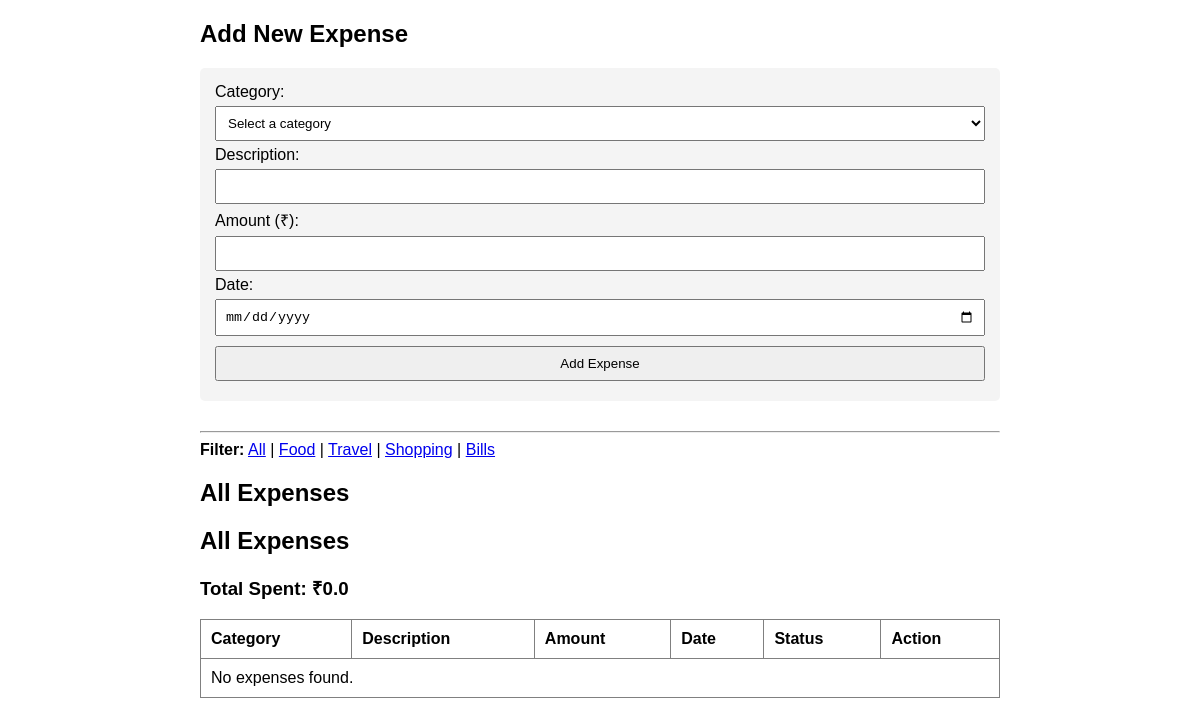
The app's page /, older data.
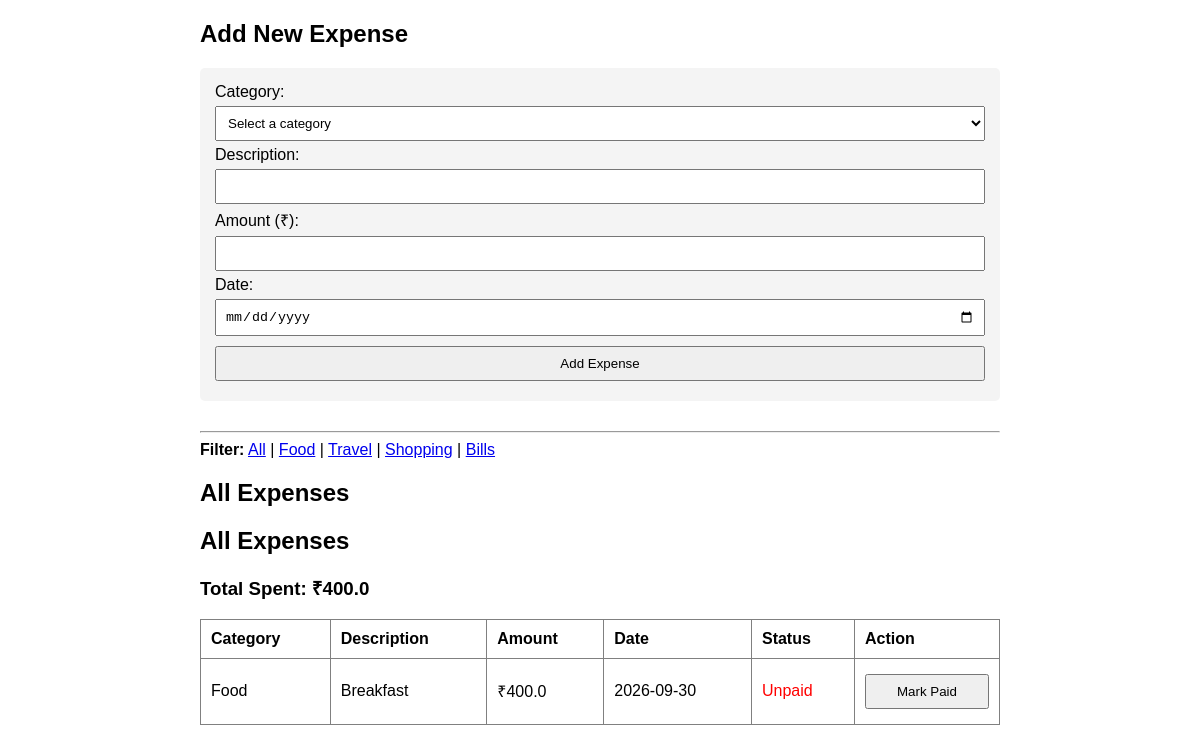
The same page, newer data.
### tables this page shows
CREATE TABLE expenses (
            id INTEGER PRIMARY KEY AUTOINCREMENT,
            category TEXT NOT NULL,
            description TEXT NOT NULL,
            amount REAL NOT NULL,
            date TEXT NOT NULL,
            paid INTEGER NOT NULL DEFAULT 0
        );

### app.py (the view)
@app.route('/')
def index():
    error = request.args.get('error')
    conn = get_db_connection()
    expenses = conn.execute('SELECT * FROM expenses ORDER BY date DESC').fetchall()
    total_row = conn.execute('SELECT SUM(amount) as total FROM expenses').fetchone()
    total = total_row['total'] if total_row['total'] else 0.0
    conn.close()
    return render_template('index.html', expenses=expenses, total=total, error=error)

### app.py (called while the page is built)
def get_db_connection():
    conn = sqlite3.connect('expenses.db')
    conn.row_factory = sqlite3.Row
    return conn

### templates/index.html (shortened to what this page needs)
<!DOCTYPE html>
<html>
<head>
</head>
<body>
    <h2>Add New Expense</h2>
    <form action="/add" method="POST">
        <label>Category:</label>
        <select name="category" required>
            <option value="">Select a category</option>
        </select>
        <label>Description:</label>
        <input type="text" name="description" required>
        <label>Amount (₹):</label>
        <input type="number" step="0.01" name="amount" required>
        <label>Date:</label>
        <input type="date" name="date" required>
        <button type="submit">Add Expense</button>
    </form>
<hr>
<div style="margin-bottom: 20px;">
        <strong>Filter:</strong>
        <a href="/">All</a> |
        <a href="/category/Food">Food</a> |
        <a href="/category/Travel">Travel</a> |
        <a href="/category/Shopping">Shopping</a> |
        <a href="/category/Bills">Bills</a>
    </div>
    <h2>{% if current_category %}{{ current_category }} Expenses{% else %}All Expenses{% endif %}</h2>
    <h2>All Expenses</h2>
    <h3>Total Spent: ₹{{ total }}</h3>
    <table border="1" width="100%" cellpadding="10" style="border-collapse: collapse; text-align: left;">
        <tr>
            <th>Category</th>
            <th>Description</th>
            <th>Amount</th>
            <th>Date</th>
            <th>Status</th>
            <th>Action</th>
        </tr>
        {% for exp in expenses %}
        <tr>
            <td>{{ exp['category'] }}</td>
            <td>{{ exp['description'] }}</td>
            <td>₹{{ exp['amount'] }}</td>
            <td>{{ exp['date'] }}</td>
            <td>
                {% if exp['paid'] == 1 %}
                    <span style="color: green;">Paid ✓</span>
                {% else %}
                    <span style="color: red;">Unpaid</span>
                {% endif %}
            </td>
            <td>
                {% if exp['paid'] == 0 %}
                    <a href="/paid/{{ exp['id'] }}"><button>Mark Paid</button></a>
                {% endif %}
            </td>
        </tr>
        {% else %}
        <tr><td colspan="6">No expenses found.</td></tr>
        {% endfor %}
    </table>
</body>
</html>

Row changes from the older to the newer data that the page shows:
added expenses: category "Food", description "Breakfast", amount "400.0", date "2026-09-30", paid "Unpaid"
Text that changed along with them:
{{ total }}: "0.0" → "400.0"
text no longer shown: "No expenses found."
